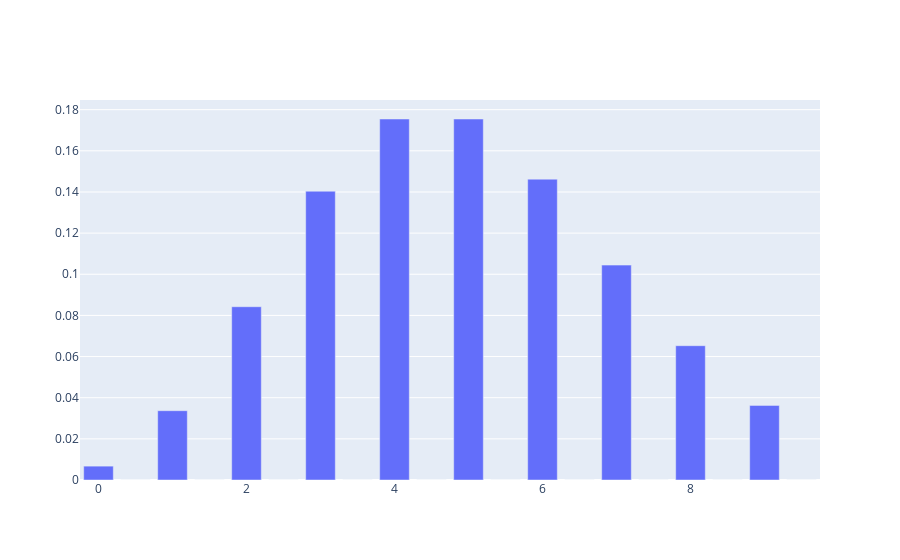

Source (notebook cell):
### Markdown cell above
$\textbf{Example:}$ A certain type of tree has seedlings randomly dispersed in a large area, with the mean density of seedlings being approximately five seed per square yard. If a forester randomly locates ten 1-square yard sampling regions in the area, find the probability that none of the regions will contain seedlings 

Solution:

- $\lambda$ = 5
- $P(Y=0)=\frac{\lambda^y}{y!}e^{-\lambda} = \frac{5^0}{0!}e^{-5} = 0.006738 = 0.6738\%$

### Code cell
from scipy.stats import poisson
import numpy as np
import plotly.graph_objects as go
x = np.arange(0, 10, 0.5)
y = poisson.pmf(x, mu=5)
fig = go.Figure([go.Bar(x=x, y=y)])
fig.update_layout(height = 500)
fig.show()

### Figure 1 — Plotly figure (JSON) as saved in the notebook; plotly's stock layout.template omitted (floating-point values rounded to 4 significant figures)
{"data": [{"type": "bar", "x": [0, 0.5, 1, 1.5, 2, 2.5, 3, 3.5, 4, 4.5, 5, 5.5, 6, 6.5, 7, 7.5, 8, 8.5, 9, 9.5], "y": [0.006738, 0, 0.03369, 0, 0.08422, 0, 0.1404, 0, 0.1755, 0, 0.1755, 0, 0.1462, 0, 0.1044, 0, 0.06528, 0, 0.03627, 0]}], "layout": {"autosize": true, "xaxis": {"autorange": true, "range": [-0.25, 9.75], "type": "linear"}, "yaxis": {"autorange": true, "range": [0, 0.1847], "type": "linear"}}}
